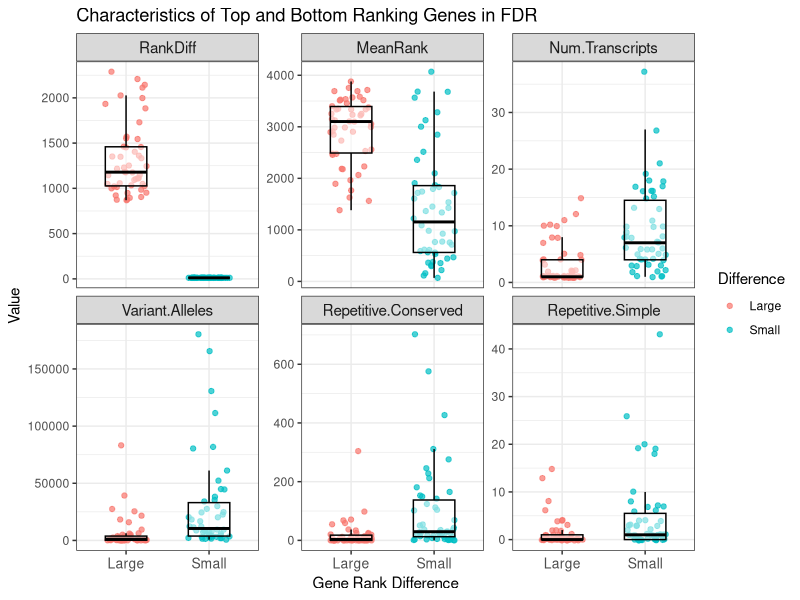
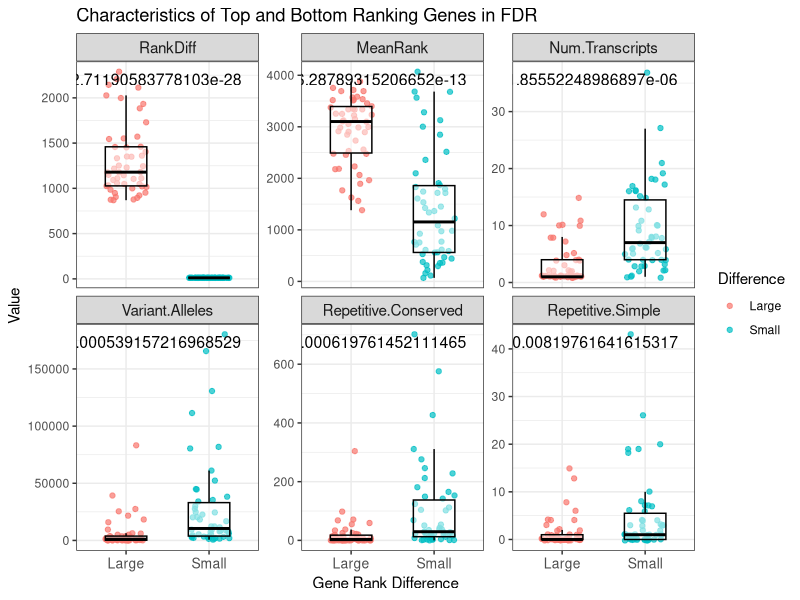

The R source for these figures, in order:
## ---- chunk 1
knitr::opts_chunk$set(
    warning=FALSE,
    message=FALSE
    )
## ---- chunk 2
library(data.table)
library(tidyverse)
library(rmarkdown)
library(ggplot2)
## ---- chunk 3

# Import data
rankdiff <- fread("h_FDR_RankDiff.csv")[, -1]


# Explore the data structure
dim(rankdiff)
head(rankdiff)

# Assign ranking category:
# e.g. log2FoldChange, FDR, etc
Ranking.Category <- "FDR"

# Subset top/bottom 50 rankdiff genes and add a column assigning difference size
(large.rankdiff <- head(rankdiff, 50)[, Difference := "Large"])
(small.rankdiff <- tail(rankdiff, 50)[, Difference := "Small"])

# Combine the two data frames
total.rankdiff <- rbind(large.rankdiff, small.rankdiff) 

# Explore the data frame
dim(total.rankdiff)
head(total.rankdiff)


# Convert ranking difference to absolute values
total.rankdiff <- mutate(total.rankdiff, RankDiff=abs(RankDiff))

# Rename columns 
(col.original <- colnames(total.rankdiff))
(col.new <- c(col.original[1:10], 
             "Num.Transcripts",
             col.original[12], 
             "Gene.Name",
             "Somatic.Racomb.before.Transcript",
             "Variant.Alleles",
             "Repetitive.Conserved",
             "Repetitive.Simple", 
             col.original[18]))

names(total.rankdiff) <- col.new

# Check out the data frame after renaming
head(total.rankdiff)

# Clean the data frame for effective plotting 
cleaned.rankdiff <- gather(total.rankdiff, 
                           Variable, 
                           Number, 
                           RankDiff, 
                           MeanRank, 
                           Num.Transcripts,
                           Variant.Alleles,
                           Repetitive.Conserved,
                           Repetitive.Simple) 

Var <- unique(cleaned.rankdiff$Variable)
cleaned.rankdiff$Variable <- factor(cleaned.rankdiff$Variable, levels=Var) 

# Check out the cleaned data frame
head(cleaned.rankdiff)
## ---- chunk 4

ggplot(cleaned.rankdiff, 
       aes(x=Difference, 
           y=abs(Number),
           color=Difference)) + 
geom_jitter(width=0.25, alpha=0.7) + 
    geom_boxplot(alpha=0.5, outlier.shape=NA, color="black", width=0.5) + 
    facet_wrap(~ Variable, scales="free_y") +
    theme_bw() + 
    theme(strip.text.x=element_text(size=11),
          axis.text.x=element_text(size=10)) + 
    ggtitle(paste("Characteristics of Top and Bottom Ranking Genes in", 
                  Ranking.Category)) +
    xlab("Gene Rank Difference") + 
    ylab("Value")
## ---- chunk 5

# Set a function to perform t-test 
ttest.fn <- function(response.variable) {

    t.test(response.variable ~ Difference, data=total.rankdiff)$p.value

}

# Set a function storing p-values by variable
vec.fn <- function(pv) {c(pv, rep("", 99))}

# Create a vector storing p-values
pval.vec <- c(vec.fn(ttest.fn(total.rankdiff$RankDiff)), 
              vec.fn(ttest.fn(total.rankdiff$MeanRank)),
              vec.fn(ttest.fn(total.rankdiff$Num.Transcripts)),
              vec.fn(ttest.fn(total.rankdiff$Variant.Alleles)),
              vec.fn(ttest.fn(total.rankdiff$Repetitive.Conserved)),
              vec.fn(ttest.fn(total.rankdiff$Repetitive.Simple)))

# Add a column having calculated p-values 
cl.rankdiff <- cbind(cleaned.rankdiff,
                     P.Val=pval.vec)


# Print the modified data frame
head(cl.rankdiff)

## ---- chunk 6

ggplot(cl.rankdiff, 
       aes(x=Difference, 
           y=abs(Number),
           color=Difference)) + 
geom_jitter(width=0.25, alpha=0.7) + 
    geom_boxplot(alpha=0.5, outlier.shape=NA, color="black", width=0.5) + 
    facet_wrap(~ Variable, scales="free_y") +
    theme_bw() + 
    theme(strip.text.x=element_text(size=11),
          axis.text.x=element_text(size=10)) + 
    ggtitle(paste("Characteristics of Top and Bottom Ranking Genes in", 
                  Ranking.Category)) +
    xlab("Gene Rank Difference") + 
    ylab("Value") + 

    # Add p-values
    geom_text(data=cl.rankdiff, 
              mapping=aes(x=Inf, y=Inf, label=P.Val), 
              vjust=2, hjust=1.1, color="black", size=4) 

## ---- chunk 7

sessionInfo()
